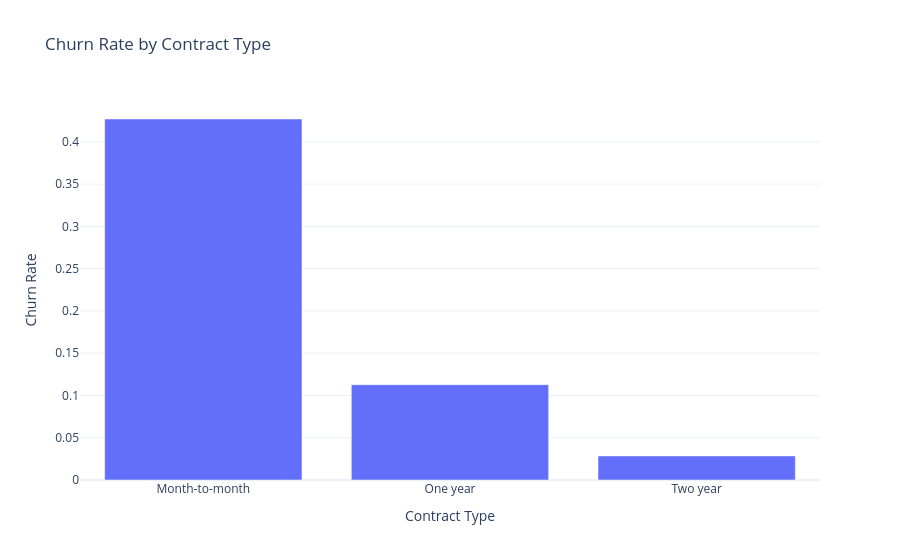

Source (notebook cell):
### Code cell
churn_rate = df.groupby("Contract")["Churn"].mean().reset_index()
import plotly.express as px
fig = px.bar(
    churn_rate, 
    x='Contract', 
    y='Churn', 
    title='Churn Rate by Contract Type'
    )

fig.update_layout(
    xaxis_title='Contract Type',
    yaxis_title='Churn Rate',
    template='plotly_white'
)   
fig.show()

### Figure 1 — Plotly figure (JSON) as saved in the notebook; plotly's stock layout.template omitted (floating-point values rounded to 4 significant figures)
{"data": [{"hovertemplate": "Contract=%{x}<br>Churn=%{y}<extra></extra>", "legendgroup": "", "marker": {"color": "#636efa", "pattern": {"shape": ""}}, "name": "", "orientation": "v", "showlegend": false, "textposition": "auto", "type": "bar", "x": ["Month-to-month", "One year", "Two year"], "xaxis": "x", "y": [0.4271, 0.1128, 0.02849], "yaxis": "y"}], "layout": {"barmode": "relative", "legend": {"tracegroupgap": 0}, "title": {"text": "Churn Rate by Contract Type"}, "xaxis": {"anchor": "y", "domain": [0, 1], "title": {"text": "Contract Type"}}, "yaxis": {"anchor": "x", "domain": [0, 1], "title": {"text": "Churn Rate"}}}}
